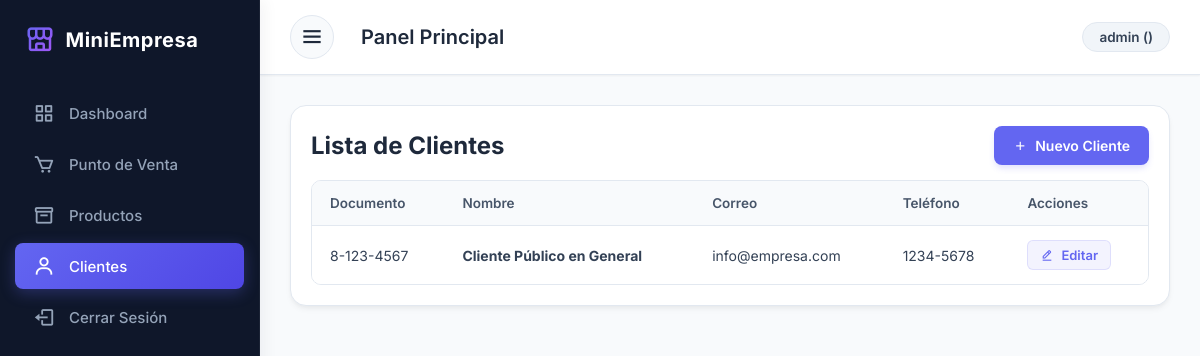
/index.php?action=clientes (signed in), run on the app's committed database.
### tables this page shows
CREATE TABLE IF NOT EXISTS clientes (
    id INT AUTO_INCREMENT PRIMARY KEY,
    documento VARCHAR(20) NOT NULL UNIQUE,
    nombre VARCHAR(100) NOT NULL,
    correo VARCHAR(100),
    telefono VARCHAR(20),
    fecha_registro TIMESTAMP DEFAULT CURRENT_TIMESTAMP
);

### controllers/ClientController.php (called while the page is built, shortened)
<?php
require_once 'models/Cliente.php';
class ClientController {
    public function index() {
        $db = (new Database())->getConnection();
        $clienteModel = new Cliente($db);
        $clientes = $clienteModel->obtenerTodos();
        require_once 'views/clientes/index.php';
    }
}
?>

### models/Cliente.php (called while the page is built, shortened)
<?php
class Cliente {
    private $conn;
    public function __construct($db) {
        $this->conn = $db;
    }
    public function obtenerTodos() {
        $query = "CALL sp_obtener_clientes()";
        $stmt = $this->conn->prepare($query);
        $stmt->execute();
        return $stmt->fetchAll(PDO::FETCH_ASSOC);
    }
}
?>

### views/clientes/index.php (the view, shortened to what this page needs)
<?php require_once 'views/layout/header.php'; ?>
<div class="card p-20">
    <div class="flex-between">
        <h2>Lista de Clientes</h2>
        <button class="btn btn-primary" id="btn-new-client"><i class='bx bx-plus'></i> Nuevo Cliente</button>
    </div>
    <table class="table mt-20">
        <thead>
            <tr>
                <th>Documento</th>
                <th>Nombre</th>
                <th>Correo</th>
                <th>Teléfono</th>
                <th>Acciones</th>
            </tr>
        </thead>
        <tbody>
            <?php foreach($clientes as $c): ?>
            <tr>
                <td><code><?= htmlspecialchars($c['documento']) ?></code></td>
                <td><strong><?= htmlspecialchars($c['nombre']) ?></strong></td>
                <td><?= htmlspecialchars($c['correo'] ?: 'N/A') ?></td>
                <td><?= htmlspecialchars($c['telefono'] ?: 'N/A') ?></td>
                <td>
                    <button class="btn btn-edit" onclick='openEditClientModal(<?= json_encode($c) ?>)'>
                        <i class='bx bx-edit-alt'></i> Editar
                    </button>
                </td>
            </tr>
            <?php endforeach; ?>
        </tbody>
    </table>
</div>
<?php require_once 'views/layout/footer.php'; ?>

### public/css/style.css (style rules this page uses)
:root { --primary-color: #6366f1; --primary-dark: #4f46e5; --secondary-color: #10b981; --secondary-dark: #059669; --danger-color: #ef4444; --danger-dark: #dc2626; --accent-purple: #a855f7; --dark-bg: #0f172a; --sidebar-bg: #0f172a; --light-bg: #f8fafc; --border-color: #e2e8f0; --text-main: #1e293b; --text-light: #64748b; --white: #ffffff; --transition: all 0.25s cubic-bezier(0.4, 0, 0.2, 1); --shadow: 0 4px 6px -1px rgba(0,0,0,0.05), 0 2px 4px -1px rgba(0,0,0,0.03); --shadow-md: 0 10px 15px -3px rgba(0, 0, 0, 0.05), 0 4px 6px -4px rgba(0, 0, 0, 0.05); --shadow-lg: 0 20px 25px -5px rgba(0, 0, 0, 0.1), 0 8px 10px -6px rgba(0, 0, 0, 0.05); }
* { margin: 0; padding: 0; box-sizing: border-box; font-family: 'Inter', sans-serif; }
body { background: var(--light-bg); color: var(--text-main); overflow-x: hidden; }
.card { background: var(--white); border-radius: 16px; padding: 25px; box-shadow: var(--shadow); border: 1px solid var(--border-color); transition: var(--transition); }
.p-20 { padding: 20px; }
.mt-20 { margin-top: 20px; }
.flex-between { display: flex; justify-content: space-between; align-items: center; }
.btn { padding: 10px 18px; border: 1px solid transparent; border-radius: 8px; cursor: pointer; font-size: 14px; font-weight: 600; transition: var(--transition); display: inline-flex; align-items: center; justify-content: center; gap: 8px; outline: none; }
.btn-primary { background: var(--primary-color); color: var(--white); box-shadow: 0 4px 6px -1px rgba(99, 102, 241, 0.2); }
.table { width: 100%; border-collapse: separate; border-spacing: 0; margin-top: 15px; border-radius: 10px; overflow: hidden; border: 1px solid var(--border-color); }
.table th, .table td { padding: 14px 18px; text-align: left; }
.table th { background: #f8fafc; font-weight: 600; color: #475569; font-size: 13.5px; border-bottom: 1px solid var(--border-color); }
.table td { border-bottom: 1px solid #f1f5f9; color: #334155; font-size: 14px; background: var(--white); }
.table tbody tr:last-child td { border-bottom: none; }
.table td .btn { padding: 6px 12px; font-size: 13px; border-radius: 6px; border: 1px solid transparent; }
.btn-edit { background: rgba(99, 102, 241, 0.08); color: var(--primary-color); border-color: rgba(99, 102, 241, 0.15) !important; }

### data on the page
clientes: documento "8-123-4567", nombre "Cliente Público en General", correo "info@empresa.com", telefono "1234-5678"

### other printed values
$_SESSION['username'] "admin"
